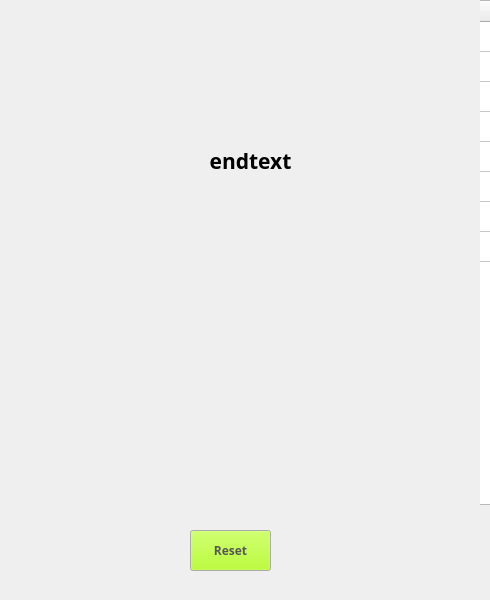
<?xml version="1.0" encoding="UTF-8"?>
<ui version="4.0">
 <class>MainWindow</class>
 <widget class="QMainWindow" name="MainWindow">
  <property name="geometry">
   <rect>
    <x>0</x>
    <y>0</y>
    <width>490</width>
    <height>600</height>
   </rect>
  </property>
  <property name="sizePolicy">
   <sizepolicy hsizetype="Expanding" vsizetype="Expanding">
    <horstretch>0</horstretch>
    <verstretch>0</verstretch>
   </sizepolicy>
  </property>
  <property name="minimumSize">
   <size>
    <width>490</width>
    <height>600</height>
   </size>
  </property>
  <property name="maximumSize">
   <size>
    <width>490</width>
    <height>600</height>
   </size>
  </property>
  <property name="windowTitle">
   <string>Chess</string>
  </property>
  <property name="layoutDirection">
   <enum>Qt::LeftToRight</enum>
  </property>
  <widget class="QWidget" name="centralwidget">
   <property name="enabled">
    <bool>true</bool>
   </property>
   <property name="sizePolicy">
    <sizepolicy hsizetype="Expanding" vsizetype="Expanding">
     <horstretch>0</horstretch>
     <verstretch>0</verstretch>
    </sizepolicy>
   </property>
   <widget class="QTableWidget" name="board">
    <property name="enabled">
     <bool>true</bool>
    </property>
    <property name="geometry">
     <rect>
      <x>0</x>
      <y>0</y>
      <width>500</width>
      <height>505</height>
     </rect>
    </property>
    <property name="sizePolicy">
     <sizepolicy hsizetype="Expanding" vsizetype="Expanding">
      <horstretch>44</horstretch>
      <verstretch>0</verstretch>
     </sizepolicy>
    </property>
    <property name="minimumSize">
     <size>
      <width>500</width>
      <height>505</height>
     </size>
    </property>
    <property name="maximumSize">
     <size>
      <width>500</width>
      <height>505</height>
     </size>
    </property>
    <property name="font">
     <font>
      <family>Arial Black</family>
      <weight>75</weight>
      <bold>true</bold>
     </font>
    </property>
    <property name="autoFillBackground">
     <bool>false</bool>
    </property>
    <property name="lineWidth">
     <number>0</number>
    </property>
    <property name="verticalScrollBarPolicy">
     <enum>Qt::ScrollBarAlwaysOff</enum>
    </property>
    <property name="horizontalScrollBarPolicy">
     <enum>Qt::ScrollBarAlwaysOff</enum>
    </property>
    <property name="sizeAdjustPolicy">
     <enum>QAbstractScrollArea::AdjustToContents</enum>
    </property>
    <property name="autoScroll">
     <bool>false</bool>
    </property>
    <property name="dragEnabled">
     <bool>false</bool>
    </property>
    <property name="selectionMode">
     <enum>QAbstractItemView::NoSelection</enum>
    </property>
    <property name="iconSize">
     <size>
      <width>1</width>
      <height>1</height>
     </size>
    </property>
    <property name="textElideMode">
     <enum>Qt::ElideMiddle</enum>
    </property>
    <property name="sortingEnabled">
     <bool>false</bool>
    </property>
    <property name="wordWrap">
     <bool>true</bool>
    </property>
    <property name="cornerButtonEnabled">
     <bool>true</bool>
    </property>
    <property name="rowCount">
     <number>8</number>
    </property>
    <property name="columnCount">
     <number>8</number>
    </property>
    <attribute name="horizontalHeaderHighlightSections">
     <bool>true</bool>
    </attribute>
    <row>
     <property name="text">
      <string>1</string>
     </property>
    </row>
    <row>
     <property name="text">
      <string>2</string>
     </property>
    </row>
    <row>
     <property name="text">
      <string>3</string>
     </property>
    </row>
    <row>
     <property name="text">
      <string>4</string>
     </property>
    </row>
    <row>
     <property name="text">
      <string>5</string>
     </property>
    </row>
    <row>
     <property name="text">
      <string>6</string>
     </property>
    </row>
    <row>
     <property name="text">
      <string>7</string>
     </property>
    </row>
    <row>
     <property name="text">
      <string>8</string>
     </property>
    </row>
    <column>
     <property name="text">
      <string>A</string>
     </property>
    </column>
    <column>
     <property name="text">
      <string>B</string>
     </property>
    </column>
    <column>
     <property name="text">
      <string>C</string>
     </property>
    </column>
    <column>
     <property name="text">
      <string>D</string>
     </property>
    </column>
    <column>
     <property name="text">
      <string>E</string>
     </property>
    </column>
    <column>
     <property name="text">
      <string>F</string>
     </property>
    </column>
    <column>
     <property name="text">
      <string>G</string>
     </property>
    </column>
    <column>
     <property name="text">
      <string>H</string>
     </property>
    </column>
    <item row="0" column="0">
     <property name="text">
      <string/>
     </property>
     <property name="textAlignment">
      <set>AlignCenter</set>
     </property>
     <property name="flags">
      <set>ItemIsSelectable|ItemIsDragEnabled|ItemIsUserCheckable</set>
     </property>
    </item>
    <item row="1" column="0">
     <property name="text">
      <string/>
     </property>
    </item>
    <item row="1" column="1">
     <property name="text">
      <string/>
     </property>
    </item>
    <item row="2" column="1">
     <property name="text">
      <string/>
     </property>
    </item>
    <item row="3" column="2">
     <property name="text">
      <string/>
     </property>
    </item>
    <item row="6" column="3">
     <property name="text">
      <string/>
     </property>
    </item>
   </widget>
   <widget class="QPushButton" name="reset_button">
    <property name="geometry">
     <rect>
      <x>190</x>
      <y>530</y>
      <width>81</width>
      <height>41</height>
     </rect>
    </property>
    <property name="palette">
     <palette>
      <active>
       <colorrole role="Button">
        <brush brushstyle="SolidPattern">
         <color alpha="255">
          <red>170</red>
          <green>255</green>
          <blue>0</blue>
         </color>
        </brush>
       </colorrole>
       <colorrole role="ButtonText">
        <brush brushstyle="SolidPattern">
         <color alpha="255">
          <red>87</red>
          <green>87</green>
          <blue>87</blue>
         </color>
        </brush>
       </colorrole>
       <colorrole role="Base">
        <brush brushstyle="SolidPattern">
         <color alpha="255">
          <red>191</red>
          <green>191</green>
          <blue>191</blue>
         </color>
        </brush>
       </colorrole>
      </active>
      <inactive>
       <colorrole role="Button">
        <brush brushstyle="SolidPattern">
         <color alpha="255">
          <red>170</red>
          <green>255</green>
          <blue>0</blue>
         </color>
        </brush>
       </colorrole>
       <colorrole role="ButtonText">
        <brush brushstyle="SolidPattern">
         <color alpha="255">
          <red>87</red>
          <green>87</green>
          <blue>87</blue>
         </color>
        </brush>
       </colorrole>
       <colorrole role="Base">
        <brush brushstyle="SolidPattern">
         <color alpha="255">
          <red>191</red>
          <green>191</green>
          <blue>191</blue>
         </color>
        </brush>
       </colorrole>
      </inactive>
      <disabled>
       <colorrole role="Button">
        <brush brushstyle="SolidPattern">
         <color alpha="255">
          <red>170</red>
          <green>255</green>
          <blue>0</blue>
         </color>
        </brush>
       </colorrole>
       <colorrole role="ButtonText">
        <brush brushstyle="SolidPattern">
         <color alpha="255">
          <red>120</red>
          <green>120</green>
          <blue>120</blue>
         </color>
        </brush>
       </colorrole>
       <colorrole role="Base">
        <brush brushstyle="SolidPattern">
         <color alpha="255">
          <red>240</red>
          <green>240</green>
          <blue>240</blue>
         </color>
        </brush>
       </colorrole>
      </disabled>
     </palette>
    </property>
    <property name="font">
     <font>
      <family>Arial Black</family>
      <weight>75</weight>
      <bold>true</bold>
     </font>
    </property>
    <property name="text">
     <string>Reset</string>
    </property>
    <property name="default">
     <bool>false</bool>
    </property>
    <property name="flat">
     <bool>false</bool>
    </property>
   </widget>
   <widget class="QCheckBox" name="edit_button">
    <property name="geometry">
     <rect>
      <x>280</x>
      <y>530</y>
      <width>51</width>
      <height>21</height>
     </rect>
    </property>
    <property name="font">
     <font>
      <family>Arial Black</family>
      <weight>75</weight>
      <bold>true</bold>
     </font>
    </property>
    <property name="layoutDirection">
     <enum>Qt::LeftToRight</enum>
    </property>
    <property name="autoFillBackground">
     <bool>true</bool>
    </property>
    <property name="text">
     <string>Edit</string>
    </property>
   </widget>
   <widget class="QLabel" name="label">
    <property name="geometry">
     <rect>
      <x>340</x>
      <y>530</y>
      <width>121</width>
      <height>51</height>
     </rect>
    </property>
    <property name="font">
     <font>
      <family>Arial Black</family>
      <pointsize>7</pointsize>
      <weight>75</weight>
      <bold>true</bold>
     </font>
    </property>
    <property name="frameShape">
     <enum>QFrame::Box</enum>
    </property>
    <property name="text">
     <string>Доступні назви:Кр1,Кр2,Ф1,
Ф2,С1,С2,Кі1,Кі2,Т1,Т2</string>
    </property>
    <property name="scaledContents">
     <bool>true</bool>
    </property>
    <property name="alignment">
     <set>Qt::AlignLeading|Qt::AlignLeft|Qt::AlignTop</set>
    </property>
    <property name="wordWrap">
     <bool>true</bool>
    </property>
   </widget>
   <widget class="QLabel" name="calc_label">
    <property name="geometry">
     <rect>
      <x>60</x>
      <y>530</y>
      <width>121</width>
      <height>31</height>
     </rect>
    </property>
    <property name="font">
     <font>
      <family>Arial Black</family>
      <pointsize>7</pointsize>
      <weight>75</weight>
      <bold>true</bold>
     </font>
    </property>
    <property name="frameShape">
     <enum>QFrame::Box</enum>
    </property>
    <property name="text">
     <string>Ціна білих:
Ціна чорних:</string>
    </property>
    <property name="scaledContents">
     <bool>true</bool>
    </property>
    <property name="alignment">
     <set>Qt::AlignLeading|Qt::AlignLeft|Qt::AlignTop</set>
    </property>
    <property name="wordWrap">
     <bool>true</bool>
    </property>
   </widget>
   <widget class="QLabel" name="end_label">
    <property name="geometry">
     <rect>
      <x>150</x>
      <y>130</y>
      <width>201</width>
      <height>61</height>
     </rect>
    </property>
    <property name="font">
     <font>
      <family>Arial Black</family>
      <pointsize>16</pointsize>
      <weight>75</weight>
      <bold>true</bold>
     </font>
    </property>
    <property name="text">
     <string>endtext</string>
    </property>
    <property name="alignment">
     <set>Qt::AlignCenter</set>
    </property>
   </widget>
   <widget class="QWidget" name="end" native="true">
    <property name="enabled">
     <bool>true</bool>
    </property>
    <property name="geometry">
     <rect>
      <x>-10</x>
      <y>0</y>
      <width>490</width>
      <height>600</height>
     </rect>
    </property>
    <property name="minimumSize">
     <size>
      <width>490</width>
      <height>600</height>
     </size>
    </property>
    <property name="maximumSize">
     <size>
      <width>490</width>
      <height>600</height>
     </size>
    </property>
    <property name="autoFillBackground">
     <bool>true</bool>
    </property>
   </widget>
   <zorder>board</zorder>
   <zorder>label</zorder>
   <zorder>calc_label</zorder>
   <zorder>edit_button</zorder>
   <zorder>end</zorder>
   <zorder>end_label</zorder>
   <zorder>reset_button</zorder>
  </widget>
 </widget>
 <resources/>
 <connections/>
</ui>
